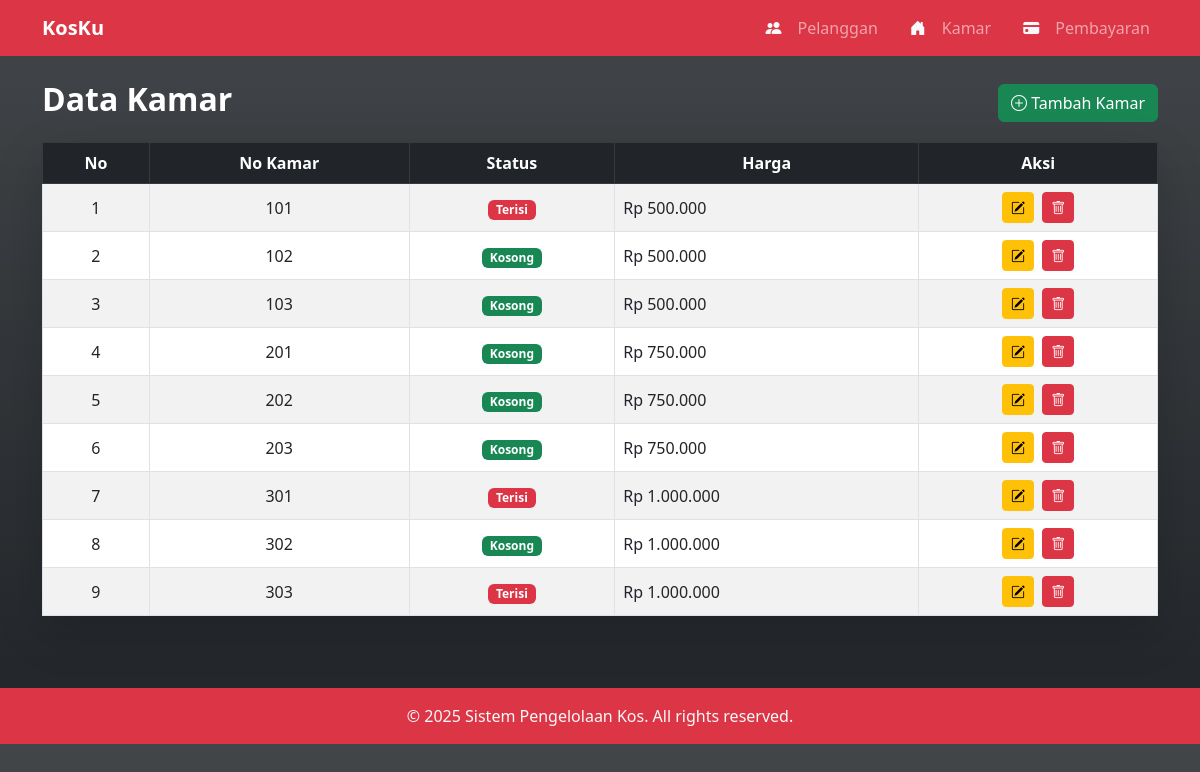
Page /kamar.php on the committed database.
### tables this page shows
CREATE TABLE `kamar` (
  `id_kamar` int(11) NOT NULL,
  `no_kamar` varchar(10) NOT NULL,
  `status` enum('kosong','terisi') DEFAULT 'kosong',
  `harga` decimal(10,2) NOT NULL
);

### kamar.php (the view, shortened to what this page needs)
<?php
include 'header.php';
include "config.php";
?>
<div class="container py-4">
  <div class="d-flex justify-content-between align-items-center mb-3">
    <h2 class="fw-bold text-white">Data Kamar</h2>
    <a href="add_kamar.php" class="btn btn-success">
      <i class="bi bi-plus-circle"></i> Tambah Kamar
    </a>
  </div>
  <?php
  $data = mysqli_query($koneksi, "SELECT * FROM kamar");
$no = 1;
?>
  <div class="card shadow-lg border-0 rounded-4">
    <div class="card-body p-0">
      <div class="table-responsive">
        <table class="table table-bordered table-striped mb-0 align-middle">
          <thead>
            <tr class="table-dark text-center">
              <th>No</th>
              <th>No Kamar</th>
              <th>Status</th>
              <th>Harga</th>
              <th>Aksi</th>
            </tr>
          </thead>
          <tbody>
            <?php while ($d = mysqli_fetch_assoc($data)) { ?>
              <tr>
                <td class="text-center"><?= $no++ ?></td>
                <td class="text-center"><?= $d['no_kamar'] ?></td>
                <td class="text-center">
                  <span class="badge <?= $d['status'] == 'kosong' ? 'bg-success' : 'bg-danger' ?>">
                    <?= ucfirst($d['status']) ?>
                  </span>
                </td>
                <td>Rp <?= number_format($d['harga'], 0, ',', '.') ?></td>
                <td class="text-center">
                  <a href='edit_kamar.php?id=<?= $d['id_kamar'] ?>' class='btn btn-sm btn-warning me-1'>
                    <i class="bi bi-pencil-square"></i>
                  </a>
                  <button class="btn btn-sm btn-danger" data-bs-toggle="modal" data-bs-target="#hapusModal<?= $d['id_kamar'] ?>">
                    <i class="bi bi-trash"></i>
                  </button>
                </td>
              </tr>
            <?php } ?>
          </tbody>
        </table>
      </div>
    </div>
  </div>
</div>
<?php include 'footer.php'; ?>

### header.php (shortened to what this page needs)
<!DOCTYPE html>
<html>
<head>
  <link href="https://cdn.jsdelivr.net/npm/bootstrap@5.3.0/dist/css/bootstrap.min.css" rel="stylesheet">
  <link rel="stylesheet" href="https://cdn.jsdelivr.net/npm/bootstrap-icons@1.11.3/font/bootstrap-icons.css">
</head>
<body class="bg-dark bg-gradient">
<nav class="navbar navbar-expand-lg navbar-dark bg-danger">
  <div class="container">
    <a class="navbar-brand fw-bold" href="index.php">KosKu</a>
    <div class="collapse navbar-collapse" id="navbarNav">
      <ul class="navbar-nav ms-auto gap-3">
        <li class="nav-item d-flex align-items-center">
          <i class="nav-link bi bi-people-fill text-light"></i>
          <a class="nav-link" href="penyewa.php">Pelanggan</a>
        </li>
        <li class="nav-item d-flex align-items-center">
          <i class="nav-link bi bi-house-door-fill text-light"></i>
          <a class="nav-link" href="kamar.php">Kamar</a>
        </li>
        <li class="nav-item d-flex align-items-center">
          <i class="nav-link bi bi-credit-card-fill text-light"></i>
          <a class="nav-link" href="pembayaran.php">Pembayaran</a>
        </li>
      </ul>
    </div>
  </div>
</nav>

### footer.php (shortened to what this page needs)
<footer class="bg-danger text-light text-center py-3 mt-5">
  <p class="mb-0">&copy; <?= date("Y"); ?> Sistem Pengelolaan Kos. All rights reserved.</p>
</footer>
</body>
</html>

### rows in the picture
kamar: no_kamar "101", status "Terisi", harga "500.000"
kamar: no_kamar "102", status "Kosong", harga "500.000"
kamar: no_kamar "103", status "Kosong", harga "500.000"
kamar: no_kamar "201", status "Kosong", harga "750.000"
kamar: no_kamar "202", status "Kosong", harga "750.000"
kamar: no_kamar "203", status "Kosong", harga "750.000"
kamar: no_kamar "301", status "Terisi", harga "1.000.000"
kamar: no_kamar "302", status "Kosong", harga "1.000.000"
kamar: no_kamar "303", status "Terisi", harga "1.000.000"
